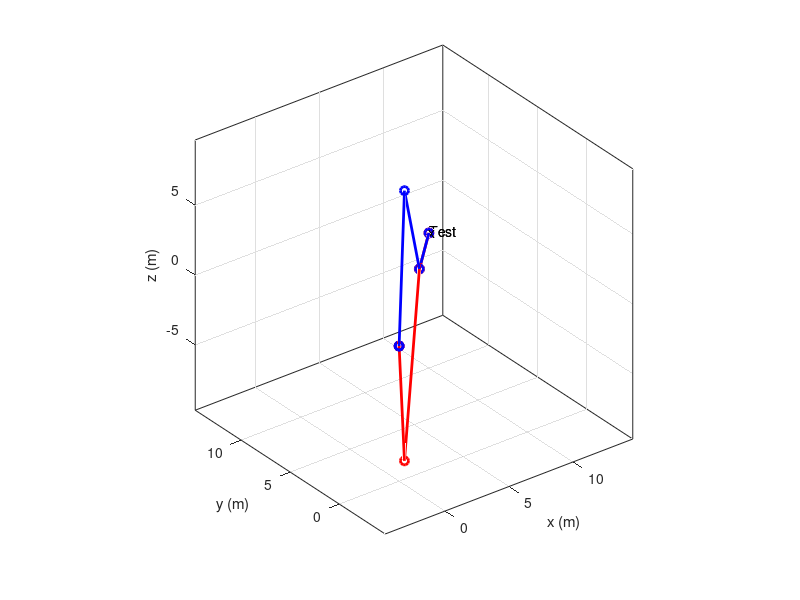
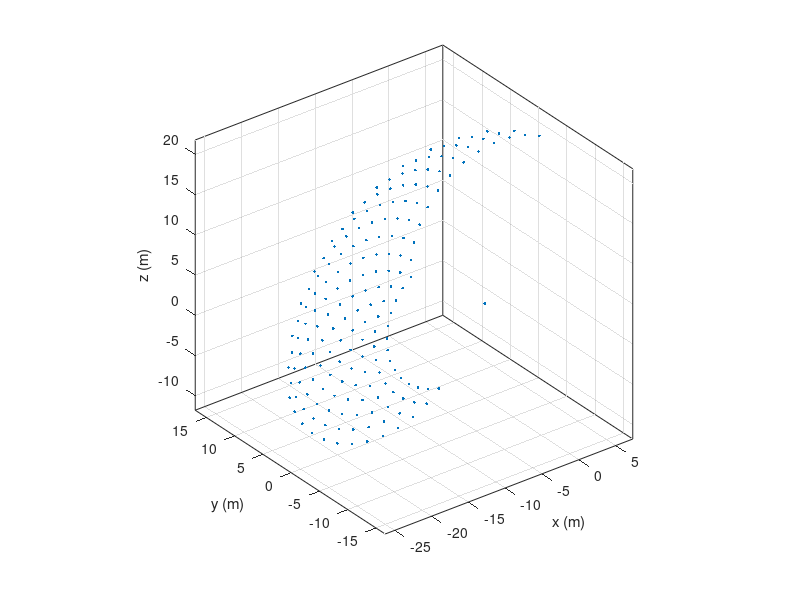

The MATLAB source for these figures, in order:
%%%%%%%%%%%%% Raphael Nagel %%%%%%%%%%%
%%%%%%%%%%% Co-Design       %%%%%%%%%
%%%%%%%%%%%%%% December 2012 %%%%%%%%%%%%%
% Forward ands inverse kinematics

clear all
close all
clc

deg2rad = pi/180;
rad2deg = 180/pi;

%% Links Length
l1 = 8.5+9;
l2 = 10 ;
l3 = 12 ;
d5 = 4.5;


%% Desired Position input
x_in = 10;
y_in = 10;
z_in = 0;

%%

p0e = [x_in y_in z_in]';

%%print
disp('Desired position =')
disp(p0e)
if norm(p0e) > l2+l3+d5   %origin is l1 above the table...
    error('desired position is out of the workspace')
end

%% %%%%%%%%%%%% Inverse Kinematics of the Lynx Motion Arm 6 DOF manipulator %%%%%%%%%%%%%%%%%
%% Inverse Kinematic Postition
%theta 1(rotation around base)
q1  = atan2(p0e(2),p0e(1));

p0c = p0e - d5.*[cos(q1) sin(q1) 0]';


xc = p0c(1,1);
yc = p0c(2,1);
zc = p0c(3,1);

disp('Wrist Position =')
disp(p0c)

%%




%% Geometric solution of q1, q2 and q3

%set 1

q31 = atan2(+sqrt(1-((xc^2+yc^2+zc^2-l2^2-l3^2)/(2*l2*l3))^2),((xc^2+yc^2+zc^2-l2^2-l3^2)/(2*l2*l3)));
q21 = -atan2(((l3*sin(q31))/sqrt(xc^2+yc^2+zc^2)),+sqrt(1-((l3*sin(q31))/sqrt(xc^2+yc^2+zc^2))^2))+atan2(zc,sqrt(xc^2+yc^2));
q41 = pi/2 -(q21+q31);



%set 2
q32 = atan2(-sqrt(1-((xc^2+yc^2+zc^2-l2^2-l3^2)/(2*l2*l3))^2),((xc^2+yc^2+zc^2-l2^2-l3^2)/(2*l2*l3)));
q22 = -atan2(((l3*sin(q32))/sqrt(xc^2+yc^2+zc^2)),+sqrt(1-((l3*sin(q32))/sqrt(xc^2+yc^2+zc^2))^2))+atan2(zc,sqrt(xc^2+yc^2));

q42 = pi/2 -(q22+q32);

smax = 100000;
smin = 50000;
qmax = 180;
qmin = 0;


disp('Solution 1:');
disp([q1 q21 q31 q41]*180/pi);
disp( ([q1 q21 q31]*180/pi)*((smax-smin)/(qmax-qmin)+smin));


disp('Solution 2:');
disp([q1 q22 q32 q42]*180/pi);


%% Draw the arm - this is the forward kinematics.
draw_q1 = [q1   q1]';
draw_q2 = [q21   q22]';
draw_q3 = [q31   q32]';
draw_q4 = [q41   q42]';
draw_q5 = [0 0]';


%% Trigonometric abbreviations
c1 = cos(draw_q1);
c12 = cos(draw_q1+draw_q2);
c2 = cos(draw_q2);
c23 = cos(draw_q2+draw_q3);
c234 = cos(draw_q2+draw_q3+draw_q4);
c3 = cos(draw_q3);
c4 = cos(draw_q4);
c5 = cos(draw_q5);

s1= sin(draw_q1);
s2 = sin(draw_q2);
s23 = sin(draw_q2+draw_q3);
s234 = sin(draw_q2+draw_q3+draw_q4);
s3 = sin(draw_q3);
s32 = s23;
s4 = sin(draw_q4);
s5 = sin(draw_q5);
%% Tip position based on handcalculated T05 matrix
xt = c1.*s234.*d5+c1.*c23.*l3+c1.*c2.*l2;
yt = s1.*s234.*d5+s1.*c23.*l3+s1.*c2.*l2;
zt = -c234.*d5+s2.*l2+s23.*l3;
pt = [ xt yt zt ] ;




%% Tip orientation based on handcalculated T05 matrix
r11 = c1.*c234.*c5+s1.*s5; %corresponds to row 1, column 1 of the rotation matrix
r12 = -c1.*c234.*s5+s1.*c5;
r13 = c1.*s234;
r21 = s1.*c234.*c5-c1.*s5;
r22 = -s1.*c234.*s5-c1.*c5;
r23 = s1.*s234;
r31 = s234.*c5;
r32 = -s234.*s5;
r33 = -c234;

rot1 = [r11(1) r12(1) r13(1);
    r21(1) r22(1) r23(1);
    r31(1) r32(1) r33(1)];% we single out the first set of angles
%inputted at the top so that we can produce a complete numerical transformation function



%% plots up to 4 arm positions in 3d
figure (2)

x1 = zeros(4,1);
y1 = zeros(4,1);
z1 = zeros(4,1);

x2 = zeros(4,1);
y2 = zeros(4,1);
z2 = zeros(4,1);

x3 = c1.*c2.*l2;
y3 = s1.*c2.*l2;
z3 = s2.*l2;

x4 = c1.*c23.*l3+c1.*c2.*l2;
y4 = s1.*c23.*l3+s1.*c2.*l2;
z4 = s23.*l3+s2.*l2;




for i = 1:2
    xx = [ x1(i); x2(i); x3(i); x4(i); pt(i,1) ] ;
    yy = [ y1(i); y2(i); y3(i); y4(i); pt(i,2) ] ;
    zz = [ z1(i); z2(i); z3(i); z4(i); pt(i,3) ] ;
    if i==1
        plot3(xx,yy,zz,'ko-','Linewidth',2,'color', 'red')
    else
        plot3(xx,yy,zz,'ko-','Linewidth',2,'color', 'blue')
        
    end
    axis equal
    hold on
    box on
    grid on
    %   calculates the transformation matrix
    %     rot = [r11(i) r12(i) r13(i);
    %         r21(i) r22(i) r23(i);
    %         r31(i) r32(i) r33(i)];
    %     pos = [ xt(i) yt(i) zt(i) ]' ;
    %
    %
    %     disp([rot pos;0 0 0 1]);
    
    
    xlabel('x (m)') ; ylabel('y (m)') ; zlabel('z (m)') ;
    text(pt(1,1),pt(1,2),'x') ; text(pt(1,1) + 0.1,pt(1,2) + 0.1,pt(1,3) + 0.1,'Test') ;
    pause(0.1)
    
    
end



%%%%%%%%%%%%%%%%%%%%%%%%%%%%%%%%%%%%%%%%%%%%%%%%%%%%%%%%%%%%%%%%%%%%%%%
%% Workspace plots the workspace in 3d, takeing into account the joint
%%restrictions

cw1 = 0;
cw2 = 0;
cw3 = 0;
cw4 = 0;
sw1 = 0;
sw2 = 0;
sw3 = 0;
sw4 = 0;
sw12 = 0;
sw23 = 0;
cw23 = 0;
cw12 = 0;
sw234 = 0;
cw234 = 0;
%
figure (3)

xwork = zeros(70000,1) ; % reserving space for the variables, because
ywork = zeros(70000,1) ; % otherwise they would be created later within a loop.
zwork = zeros(70000,1);
p=0;
for i = -181               % for q1
    qw1 = i*pi/180;
    cw1 = cos(qw1);
    sw1 = sin(qw1);
    
    for j = 1:10:135                       % for q2
        qw2 = j*pi/180;
        cw2 = cos(qw2);
        sw2 = sin(qw2);
        
        for k = -135:10:-10        % for q3
            qw3 = k*pi/180;
            cw3 = cos(qw3);
            sw3 = sin(qw3);
            
            
            qw4 = (pi/2-(qw2+qw3)); %q4
            cw4 = cos(qw4);
            sw4 = sin(qw4);
            
            p=p+1;
            
            cw12   = cos(qw1 + qw2);
            sw12   = sin(qw1 + qw2);
            cw23   = cos(qw2 + qw3);
            sw23   = sin(qw2 + qw3);
            cw234  = cos(qw2 + qw3 + (pi/2-(qw2+qw3)));
            sw234  = sin(qw2 + qw3 + (pi/2-(qw2+qw3)) );
            
            
            xwork(p) = cw1*sw234*d5+cw1*cw23*l3+cw1*cw2*l2;
            ywork(p) = sw1*sw234*d5+sw1*cw23*l3+sw1*cw2*l2;
            zwork(p) = -cw234*d5+sw2*l2+sw23*l3;
            if zwork(p) <= -l1
                zwork(p) = -l1;
            end
            
        end
        
    end
end



plot3(xwork,ywork,zwork,'.')
hold on
box on
grid on

xlabel('x (m)') ; ylabel('y (m)') ; zlabel('z (m)') ;
axis equal




